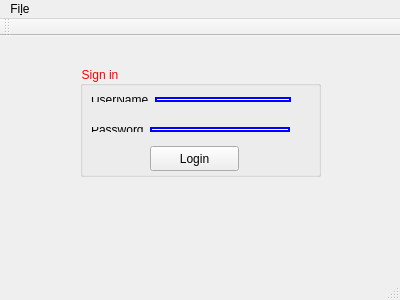
<?xml version="1.0" encoding="UTF-8"?>
<ui version="4.0">
 <class>MainWindow</class>
 <widget class="QMainWindow" name="MainWindow">
  <property name="geometry">
   <rect>
    <x>0</x>
    <y>0</y>
    <width>400</width>
    <height>300</height>
   </rect>
  </property>
  <property name="windowTitle">
   <string>MainWindow</string>
  </property>
  <property name="styleSheet">
   <string notr="true">background-image: url(:/resource/img/FJIpcsiX0AIPZsY.png);</string>
  </property>
  <widget class="QWidget" name="centralWidget">
   <widget class="QGroupBox" name="groupBox">
    <property name="geometry">
     <rect>
      <x>80</x>
      <y>30</y>
      <width>241</width>
      <height>111</height>
     </rect>
    </property>
    <property name="styleSheet">
     <string notr="true">color:red</string>
    </property>
    <property name="title">
     <string>Sign in</string>
    </property>
    <property name="flat">
     <bool>false</bool>
    </property>
    <widget class="QWidget" name="layoutWidget">
     <property name="geometry">
      <rect>
       <x>0</x>
       <y>20</y>
       <width>222</width>
       <height>27</height>
      </rect>
     </property>
     <layout class="QHBoxLayout" name="horizontalLayout">
      <item>
       <widget class="QLabel" name="label">
        <property name="styleSheet">
         <string notr="true">color:black</string>
        </property>
        <property name="text">
         <string>UserName</string>
        </property>
       </widget>
      </item>
      <item>
       <widget class="QLineEdit" name="userName">
        <property name="styleSheet">
         <string notr="true">border-color:blue;
border-style:solid;
border-width:2px;
color:black;</string>
        </property>
        <property name="text">
         <string/>
        </property>
       </widget>
      </item>
     </layout>
    </widget>
    <widget class="QWidget" name="layoutWidget">
     <property name="geometry">
      <rect>
       <x>0</x>
       <y>50</y>
       <width>221</width>
       <height>27</height>
      </rect>
     </property>
     <layout class="QHBoxLayout" name="horizontalLayout_2">
      <item>
       <widget class="QLabel" name="label_2">
        <property name="styleSheet">
         <string notr="true">color:black</string>
        </property>
        <property name="text">
         <string>Password</string>
        </property>
       </widget>
      </item>
      <item>
       <widget class="QLineEdit" name="password">
        <property name="styleSheet">
         <string notr="true">border-color:blue;
border-style:solid;
border-width:2px;
color:black;</string>
        </property>
        <property name="echoMode">
         <enum>QLineEdit::Password</enum>
        </property>
       </widget>
      </item>
     </layout>
    </widget>
   </widget>
   <widget class="QPushButton" name="login">
    <property name="geometry">
     <rect>
      <x>150</x>
      <y>110</y>
      <width>89</width>
      <height>25</height>
     </rect>
    </property>
    <property name="text">
     <string>Login</string>
    </property>
   </widget>
   <widget class="QLabel" name="label_pic">
    <property name="geometry">
     <rect>
      <x>150</x>
      <y>170</y>
      <width>91</width>
      <height>61</height>
     </rect>
    </property>
    <property name="text">
     <string/>
    </property>
   </widget>
  </widget>
  <widget class="QMenuBar" name="menuBar">
   <property name="geometry">
    <rect>
     <x>0</x>
     <y>0</y>
     <width>400</width>
     <height>22</height>
    </rect>
   </property>
   <widget class="QMenu" name="menuFile">
    <property name="title">
     <string>Fi&amp;le</string>
    </property>
    <addaction name="separator"/>
    <addaction name="actionNew_2"/>
    <addaction name="separator"/>
    <addaction name="actionLoad"/>
    <addaction name="actionExit"/>
   </widget>
   <addaction name="menuFile"/>
  </widget>
  <widget class="QToolBar" name="mainToolBar">
   <attribute name="toolBarArea">
    <enum>TopToolBarArea</enum>
   </attribute>
   <attribute name="toolBarBreak">
    <bool>false</bool>
   </attribute>
  </widget>
  <widget class="QStatusBar" name="statusBar"/>
  <action name="actionNew">
   <property name="text">
    <string>New</string>
   </property>
  </action>
  <action name="actionNew_2">
   <property name="icon">
    <iconset resource="resource.qrc">
     <normaloff>:/resource/img/New.png</normaloff>:/resource/img/New.png</iconset>
   </property>
   <property name="text">
    <string>&amp;New</string>
   </property>
   <property name="iconVisibleInMenu">
    <bool>true</bool>
   </property>
  </action>
  <action name="actionLoad">
   <property name="icon">
    <iconset resource="resource.qrc">
     <normaloff>:/resource/img/Load.png</normaloff>:/resource/img/Load.png</iconset>
   </property>
   <property name="text">
    <string>&amp;Load</string>
   </property>
  </action>
  <action name="actionExit">
   <property name="icon">
    <iconset resource="resource.qrc">
     <normaloff>:/resource/img/exit.jpg</normaloff>:/resource/img/exit.jpg</iconset>
   </property>
   <property name="text">
    <string>&amp;Exit</string>
   </property>
  </action>
 </widget>
 <layoutdefault spacing="6" margin="11"/>
 <resources>
  <include location="resource.qrc"/>
 </resources>
 <connections/>
</ui>
